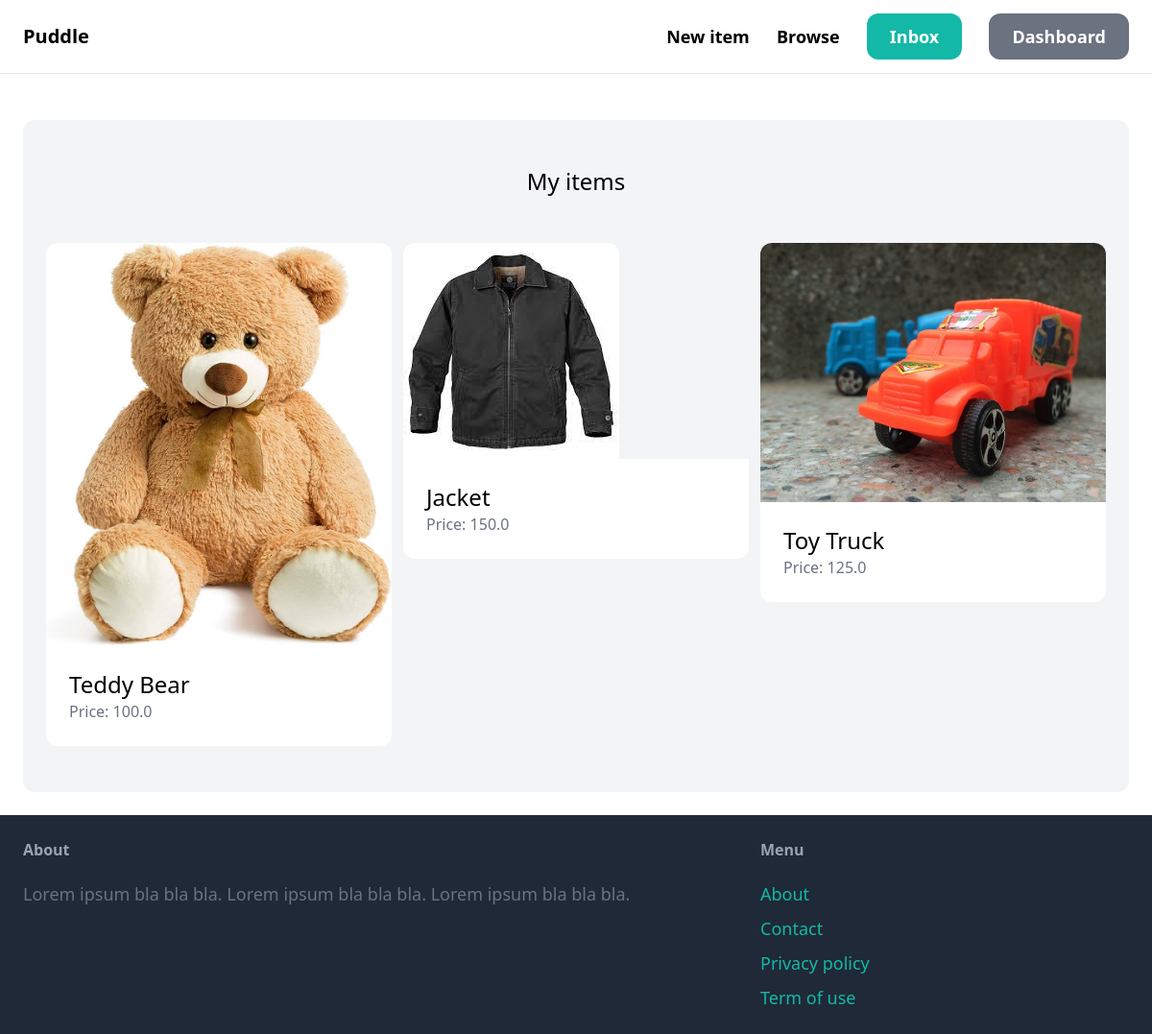
The page /dashboard/ (signed in) on the database its author committed.
### item/models.py (models this page shows, shortened)
class Item(models.Model):
    category = models.ForeignKey(Category, related_name='items', on_delete=models.CASCADE)
    name = models.CharField(max_length=255)
    description = models.TextField(blank=True, null=True)
    price = models.FloatField()
    image = models.ImageField(upload_to='item_images', blank=True, null=True)
    is_sold = models.BooleanField(default=False)
    created_by = models.ForeignKey(User, related_name='items', on_delete=models.CASCADE)
    created_at = models.DateTimeField(auto_now_add=True)

### dashboard/views.py (the view)
# urls.py: path('', views.index, name='index'),
@login_required
def index(request):
    items = Item.objects.filter(created_by=request.user)
    return render(request, 'dashboard/index.html', {
        'items': items,
    })

### dashboard/templates/dashboard/index.html (shortened to what this page needs)
{% extends 'core/base.html' %}
{% block content %}
    <div class="mt-6 px-6 py-12 bg-gray-100 rounded-xl">
        <h2 class="mb-12 text-2xl text-center">My items</h2>
        <div class="grid grid-cols-3 gap-3">
            {% for item in items %}
                <div>
                    <a href="{% url 'item:detail' item.id %}">
                        <div>
                            <img src="{{ item.image.url }}" class="rounded-t-xl">
                        </div>
                        <div class="p-6 bg-white rounded-b-xl">
                            <h2 class="text-2xl">{{ item.name }}</h2>
                            <p class="text-gray-500">Price: {{ item.price }}</p>
                        </div>
                    </a>
                </div>
            {% endfor %}
        </div>
    </div>
{% endblock %}

### rows shown on the page
Item: image (picture), name "Teddy Bear", price "100.0"
Item: image (picture), name "Jacket", price "150.0"
Item: image (picture), name "Toy Truck", price "125.0"
